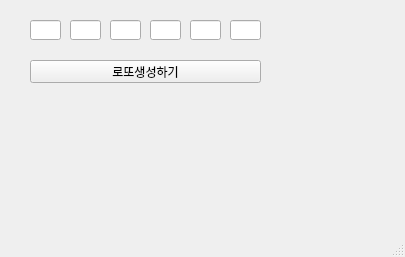
<?xml version="1.0" encoding="UTF-8"?>
<ui version="4.0">
 <class>MainWindow</class>
 <widget class="QMainWindow" name="MainWindow">
  <property name="geometry">
   <rect>
    <x>0</x>
    <y>0</y>
    <width>405</width>
    <height>257</height>
   </rect>
  </property>
  <property name="windowTitle">
   <string>MainWindow</string>
  </property>
  <widget class="QWidget" name="centralwidget">
   <widget class="QLineEdit" name="le1">
    <property name="geometry">
     <rect>
      <x>30</x>
      <y>20</y>
      <width>31</width>
      <height>20</height>
     </rect>
    </property>
   </widget>
   <widget class="QLineEdit" name="le2">
    <property name="geometry">
     <rect>
      <x>70</x>
      <y>20</y>
      <width>31</width>
      <height>20</height>
     </rect>
    </property>
   </widget>
   <widget class="QLineEdit" name="le3">
    <property name="geometry">
     <rect>
      <x>110</x>
      <y>20</y>
      <width>31</width>
      <height>20</height>
     </rect>
    </property>
   </widget>
   <widget class="QLineEdit" name="le4">
    <property name="geometry">
     <rect>
      <x>150</x>
      <y>20</y>
      <width>31</width>
      <height>20</height>
     </rect>
    </property>
   </widget>
   <widget class="QLineEdit" name="le5">
    <property name="geometry">
     <rect>
      <x>190</x>
      <y>20</y>
      <width>31</width>
      <height>20</height>
     </rect>
    </property>
   </widget>
   <widget class="QLineEdit" name="le6">
    <property name="geometry">
     <rect>
      <x>230</x>
      <y>20</y>
      <width>31</width>
      <height>20</height>
     </rect>
    </property>
   </widget>
   <widget class="QPushButton" name="pb">
    <property name="geometry">
     <rect>
      <x>30</x>
      <y>60</y>
      <width>231</width>
      <height>23</height>
     </rect>
    </property>
    <property name="text">
     <string>로또생성하기</string>
    </property>
   </widget>
  </widget>
  <widget class="QStatusBar" name="statusbar"/>
 </widget>
 <resources/>
 <connections/>
</ui>
